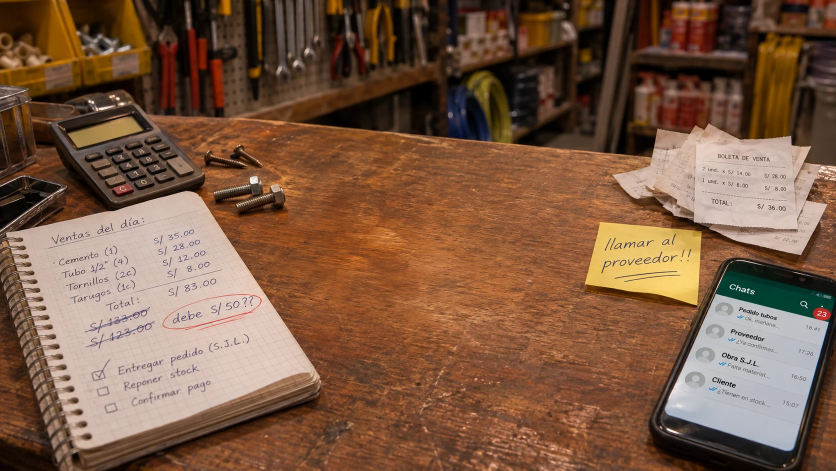
#> input picture brand/sequence/src/antes.webp, 1672 x 941 px (shown at 1/2 size); its folder holds 2 pictures in this run
$ python build_sequence.py
#> lines starting #> are read from the running program, lines starting #| are printed output that depends on the picture; after the words box and inside, x2 and y2 are one past the last pixel; in counts of white or black regions, pixels touching at a corner belong together
"""Genera los fotogramas del scroll "Del cuaderno al sistema".

Entradas (brand/sequence/src/): antes.webp y despues.webp (misma cámara), y ui/laptop.png + ui/phone.png
(interfaces reales que se proyectan en perspectiva sobre las pantallas de despues.webp).

Salida: site/public/sequence/{desktop,mobile}/NNN.webp

Transición en 4 tiempos (marca Kuska: píxeles en escalones + chakana = "juntos"):
  1. El "antes" se pixela por escalones y sus objetos se desprenden en cuadros dorados.
  2. Los cuadros se juntan en una chakana en el centro (la escena se oscurece).
  3. La chakana se deshace y los cuadros viajan a la laptop y al celular.
  4. El "después" se aclara por escalones, con las pantallas encendidas.

Uso:  python brand/sequence/build_sequence.py
"""
from pathlib import Path
import math
import random

import numpy as np
from PIL import Image, ImageDraw, ImageFilter

HERE = Path(__file__).resolve().parent
OUT = HERE.parent.parent / "site" / "public" / "sequence"

FRAMES = 120  # ~1 fotograma cada 15 px de scroll; el canvas interpola entre ellos
W, H = 1600, 900            # lienzo de trabajo
SIZES = {"desktop": (1280, 720, 60), "mobile": (640, 360, 56)}  # ancho, alto, calidad WebP
CELL = 16                   # tamaño del "píxel" de marca
GOLD = [(242, 179, 61), (184, 134, 47)]  # Oro Inti y oro profundo (tejido)

# Esquinas de las pantallas en despues.webp (1672x941): TL, TR, BR, BL
LAPTOP_QUAD = [(380, 204), (921, 185), (957, 506), (390, 556)]
PHONE_QUAD = [(1200, 284), (1336, 290), (1295, 597), (1150, 589)]

random.seed(7)


# ---------------------------------------------------------------- utilidades
def coeffs(dst, src):
    """Coeficientes para Image.transform(PERSPECTIVE): mapea el cuadrilátero dst -> rectángulo src."""
    m = []
    for (x, y), (u, v) in zip(dst, src):
        m.append([x, y, 1, 0, 0, 0, -u * x, -u * y])
        m.append([0, 0, 0, x, y, 1, -v * x, -v * y])
    a = np.array(m, dtype=float)
    b = np.array(src, dtype=float).reshape(8)
    return np.linalg.solve(a, b).tolist()


def rounded(img, r):
    mask = Image.new("L", img.size, 0)
    ImageDraw.Draw(mask).rounded_rectangle([0, 0, img.size[0] - 1, img.size[1] - 1], r, fill=255)
    img = img.convert("RGBA")
    img.putalpha(mask)
    return img


def project(base, ui, quad, radius=0, opacity=0.94):
    """Proyecta la interfaz `ui` sobre `quad` de `base` (con un poco de brillo de pantalla)."""
    ui = rounded(ui, radius) if radius else ui.convert("RGBA")
    w, h = ui.size
    c = coeffs(quad, [(0, 0), (w, 0), (w, h), (0, h)])
    warped = ui.transform(base.size, Image.PERSPECTIVE, c, Image.BICUBIC)
    alpha = warped.getchannel("A").point(lambda a: int(a * opacity))
    warped.putalpha(alpha)
    out = base.convert("RGBA")
    out.alpha_composite(warped)
    # brillo suave alrededor de la pantalla
    glow = Image.new("L", base.size, 0)
    ImageDraw.Draw(glow).polygon(quad, fill=60)
    glow = glow.filter(ImageFilter.GaussianBlur(28))
    tint = Image.new("RGBA", base.size, (242, 179, 61, 0))
    tint.putalpha(glow)
    out.alpha_composite(tint)
    return out.convert("RGB")


def mosaic(img, block):
    if block <= 1:
        return img
    small = img.resize((max(1, img.width // block), max(1, img.height // block)), Image.BILINEAR)
    return small.resize(img.size, Image.NEAREST)


def ease(x):
    x = min(1.0, max(0.0, x))
    return x * x * (3 - 2 * x)


def stepped(x, steps=6):
    """Progreso en escalones (como los escalones de la chakana)."""
    x = min(1.0, max(0.0, x))
    return math.floor(x * steps) / steps


def chakana_cells(cx, cy, size):
    """Celdas (centros) que caen dentro de la chakana de 4 piezas (geometría de build_logo.py)."""
    s = size / 256
    pieces = [
        [(106.5, 123), (24, 123), (24, 90), (46, 90), (46, 68), (68, 68), (68, 46), (90, 46), (90, 24), (123, 24), (123, 106.5), (106.5, 106.5)],
        [(149.5, 123), (232, 123), (232, 90), (210, 90), (210, 68), (188, 68), (188, 46), (166, 46), (166, 24), (133, 24), (133, 106.5), (149.5, 106.5)],
        [(106.5, 133), (24, 133), (24, 166), (46, 166), (46, 188), (68, 188), (68, 210), (90, 210), (90, 232), (123, 232), (123, 149.5), (106.5, 149.5)],
        [(149.5, 133), (232, 133), (232, 166), (210, 166), (210, 188), (188, 188), (188, 210), (166, 210), (166, 232), (133, 232), (133, 149.5), (149.5, 149.5)],
    ]
    mask = Image.new("L", (W, H), 0)
    d = ImageDraw.Draw(mask)
    for p in pieces:
        d.polygon([(cx + (x - 128) * s, cy + (y - 128) * s) for x, y in p], fill=255)
    m = np.array(mask)
    cells = []
    for gy in range(0, H, CELL):
        for gx in range(0, W, CELL):
            if m[gy + CELL // 2 if gy + CELL // 2 < H else gy, gx + CELL // 2 if gx + CELL // 2 < W else gx] > 0:
                cells.append((gx, gy))
    return cells


def diff_cells(a, b, thr=38):
    """Celdas donde cambia la escena (objetos que desaparecen / aparecen)."""
    da = np.abs(np.asarray(a, dtype=np.int16) - np.asarray(b, dtype=np.int16)).mean(axis=2)
    cells = []
    for gy in range(0, H - CELL + 1, CELL):
        for gx in range(0, W - CELL + 1, CELL):
            if da[gy:gy + CELL, gx:gx + CELL].mean() > thr:
                cells.append((gx, gy))
    return cells


# ---------------------------------------------------------------- escena
def main():
    antes = Image.open(HERE / "src" / "antes.webp").convert("RGB")
#> antes is the input picture: PIL image 1672x941 RGB; mean R, G, B 124.1, 90.4, 67.8
    despues = Image.open(HERE / "src" / "despues.webp").convert("RGB")
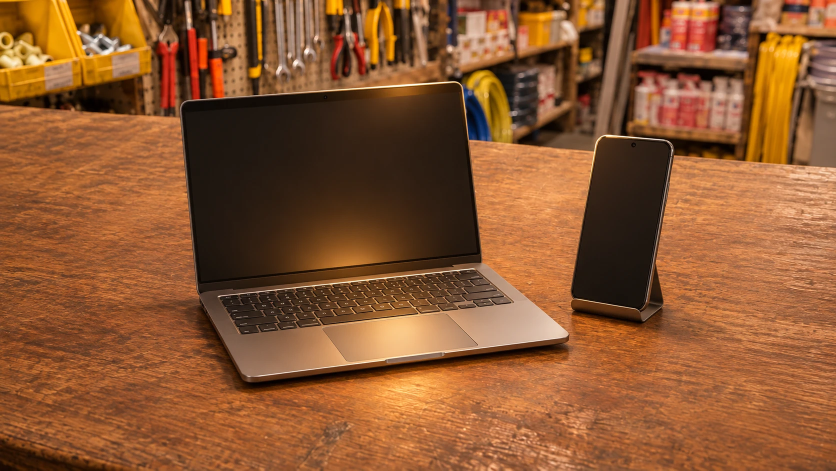
#> input picture brand/sequence/src/despues.webp, 1672 x 941 px (shown at 1/2 size)
#> despues is the input picture: PIL image 1672x941 RGB; mean R, G, B 140.4, 87.3, 49.4
    despues = project(despues, Image.open(HERE / "ui" / "laptop.png"), LAPTOP_QUAD)
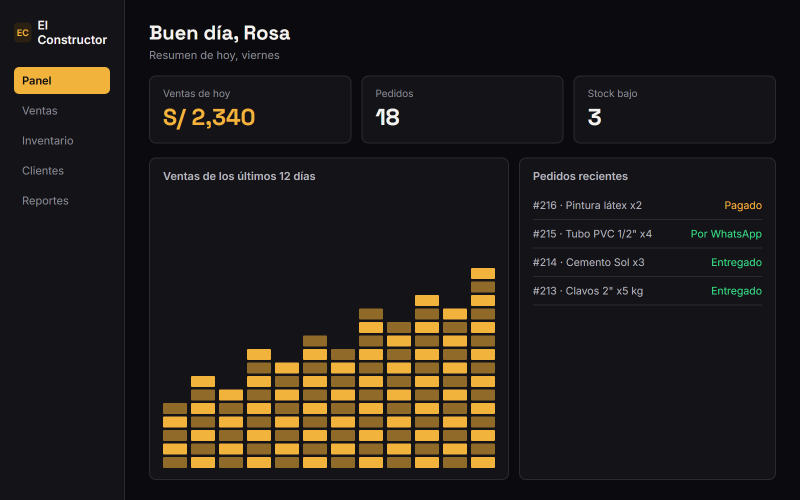
#> input picture brand/sequence/ui/laptop.png, 1600 x 1000 px (shown at 1/2 size)
#> in project, `alpha = warped.getchannel("A").point(lambda a: int(a * opacity))`:
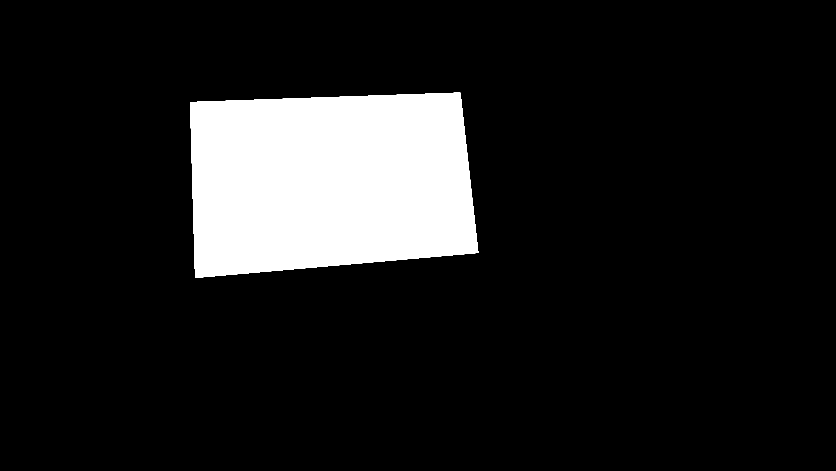
#> alpha: PIL image 1672x941 L (shown at 1/2 size); values 0 (black) and 239 (white), 11.9% white; 1 white region, box (x1, y1, x2, y2) and area: (380, 185, 957, 556) 187215
#> in project, `glow = Image.new("L", base.size, 0)`: glow: PIL image 1672x941 L; every value is 0
#> in project, `ImageDraw.Draw(glow).polygon(quad, fill=60)`: glow: PIL image 1672x941 L; values 0 (black) and 60 (white), 11.9% white; 1 white region, box (x1, y1, x2, y2) and area: (380, 185, 958, 557) 187585
    despues = project(despues, Image.open(HERE / "ui" / "phone.png"), PHONE_QUAD, radius=46, opacity=0.96)
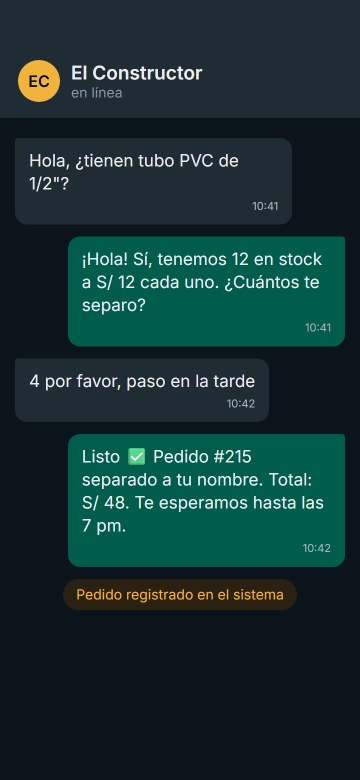
#> input picture brand/sequence/ui/phone.png, 720 x 1560 px (shown at 1/2 size)
#> call 2 of project, with radius = 46, opacity = 0.96
#> in rounded, `mask = Image.new("L", img.size, 0)`: mask: PIL image 720x1560 L; every value is 0
#> in rounded, `ImageDraw.Draw(mask).rounded_rectangle([0, 0, img.size[0] - 1, img.siz..`: mask: PIL image 720x1560 L; 99.8% white; 4 black regions, box (x1, y1, x2, y2) and area: (0, 0, 40, 40) 470, (680, 0, 720, 40) 470, (0, 1520, 40, 1560) 470, (680, 1520, 720, 1560) 470
#> in project (call 2), `ImageDraw.Draw(glow).polygon(quad, fill=60)`: glow: PIL image 1672x941 L; values 0 (black) and 60 (white), 2.8% white; 1 white region, box (x1, y1, x2, y2) and area: (1150, 284, 1337, 598) 43625
#> in project (call 2), `tint.putalpha(glow)`:
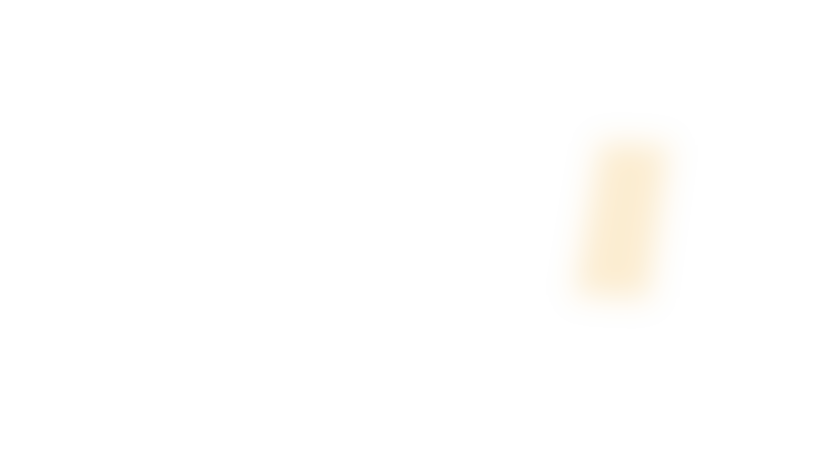
#> tint: PIL image 1672x941 RGBA (shown at 1/2 size); mean R, G, B, A 242, 179, 61, 1.7; transparent parts drawn white
    despues.save(HERE / "src" / "despues-ui.webp", quality=90)

    a = antes.resize((W, H), Image.LANCZOS)
    b = despues.resize((W, H), Image.LANCZOS)

    target_cells = chakana_cells(W // 2, int(H * 0.47), 432)
#> in chakana_cells, `mask = Image.new("L", (W, H), 0)`: mask: PIL image 1600x900 L; every value is 0
#> in chakana_cells, `m = np.array(mask)`: m: shape (900, 1600); 5.3% white; 4 white regions, box (x1, y1, x2, y2) and area: (624, 247, 792, 415) 19226, (808, 247, 976, 415) 19226, (624, 431, 792, 599) 19226, (808, 431, 976, 599) 19226
    n = len(target_cells)
    # Solo objetos sobre el mostrador (los estantes del fondo varían un poco entre imágenes y no deben desprenderse)
    src_pool = [c for c in diff_cells(a, b, thr=45) if c[1] > H * 0.27]
#> in diff_cells, `da = np.abs(np.asarray(a, dtype=np.int16) - np.asarray(b, dtype=np.int..`:
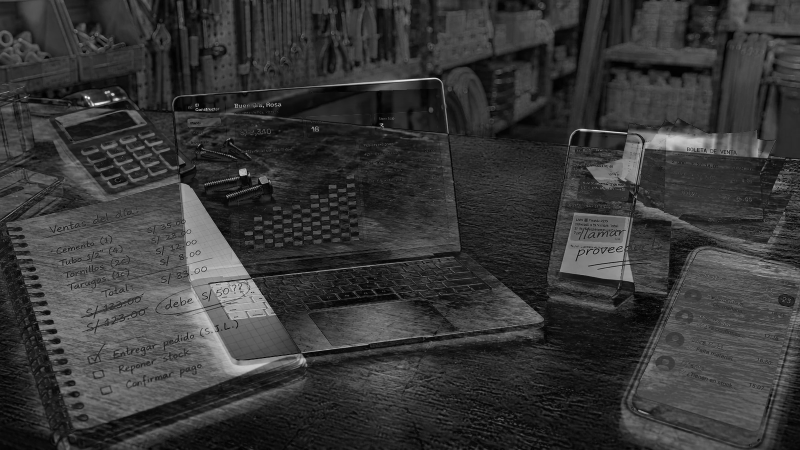
#> da: shape (900, 1600) float64 (shown at 1/2 size); min 0, max 249.7, mean 55.9
#> src_pool = 2349 pairs, first value 0 to 1584, second value 256 to 880
    random.shuffle(src_pool)
    # Origen: objetos del "antes" (cuaderno, recibos, nota, celular) -> dónde cambian las imágenes en la mitad inferior/izq/der
    sources = [src_pool[i % len(src_pool)] for i in range(n)]
#> sources = 299 pairs, first value 0 to 1584, second value 256 to 880
    # Destino final: dentro de las pantallas (y el teclado) del "después"
    sx = W / 1672
    sy = H / 941
    def inside(quad, gx, gy):
#> called with gx = 0, gy = 0
        poly = [(x * sx, y * sy) for x, y in quad]
        img = Image.new("1", (1, 1))
        # prueba punto en polígono (ray casting)
        x, y = gx + CELL / 2, gy + CELL / 2
        c = False
        j = len(poly) - 1
        for i in range(len(poly)):
            xi, yi = poly[i]
            xj, yj = poly[j]
            if (yi > y) != (yj > y) and x < (xj - xi) * (y - yi) / (yj - yi + 1e-9) + xi:
                c = not c
            j = i
        return c
    screen_cells = [(gx, gy) for gy in range(0, H, CELL) for gx in range(0, W, CELL)
                    if inside(LAPTOP_QUAD, gx, gy) or inside(PHONE_QUAD, gx, gy)]
    random.shuffle(screen_cells)
    finals = [screen_cells[i % len(screen_cells)] for i in range(n)]

    starts = [0.06 + 0.22 * random.random() for _ in range(n)]     # cuándo se desprende cada cuadro
    lands = [0.66 + 0.2 * random.random() for _ in range(n)]       # cuándo llega a la pantalla
    random.shuffle(target_cells)

    for size_name, (ow, oh, q) in SIZES.items():
        (OUT / size_name).mkdir(parents=True, exist_ok=True)

    for f in range(FRAMES):
        t = f / (FRAMES - 1)
        # Fondo: pixelado por escalones -> oscurecido -> "después" nítido
        # Pixelado en 12 escalones (antes 7): conserva el estilo de "píxel" pero sin saltos bruscos
        steps = [1, 2, 3, 4, 6, 8, 10, 12, 14, 16, 20, 24]
        if t < 0.5:
            blk = steps[min(11, int(min(1, t / 0.42) * 11.999))]
            mix = ease((t - 0.36) / 0.14)
        else:
            blk = steps[::-1][min(11, int(min(1, max(0, (t - 0.58) / 0.34)) * 11.999))] if t > 0.58 else 24
            mix = 1.0
        bg = Image.blend(mosaic(a, blk), mosaic(b, blk), mix)
        dim = 1 - 0.62 * (ease((t - 0.2) / 0.22) - ease((t - 0.6) / 0.25))
        bg = Image.eval(bg, lambda v, d=dim: int(v * d))

        d = ImageDraw.Draw(bg)
        for k in range(n):
            s0, s1 = starts[k], lands[k]
            if t < s0:
                continue
            (x0, y0), (xc, yc), (x1, y1) = sources[k], target_cells[k], finals[k]
            if t < 0.46:            # vuela a la chakana
                p = ease((t - s0) / max(0.01, 0.44 - s0))
                x = x0 + (xc - x0) * p
                y = y0 + (yc - y0) * p - math.sin(p * math.pi) * 60
            elif t < 0.6:           # chakana formada
                x, y = xc, yc
            elif t < s1:            # viaja a las pantallas
                p = ease((t - 0.6) / max(0.01, s1 - 0.6))
                x = xc + (x1 - xc) * p
                y = yc + (y1 - yc) * p - math.sin(p * math.pi) * 40
            else:
                continue            # ya aterrizó: se funde con la pantalla
            col = GOLD[(k + (int(xc) // CELL + int(yc) // CELL)) % 2]
            d.rectangle([x + 1, y + 1, x + CELL - 2, y + CELL - 2], fill=col)

        for size_name, (ow, oh, q) in SIZES.items():
            bg.resize((ow, oh), Image.LANCZOS).save(OUT / size_name / f"{f:03d}.webp", "WEBP", quality=q, method=6)
        if f % 12 == 0:
            print(f"frame {f}/{FRAMES - 1}")
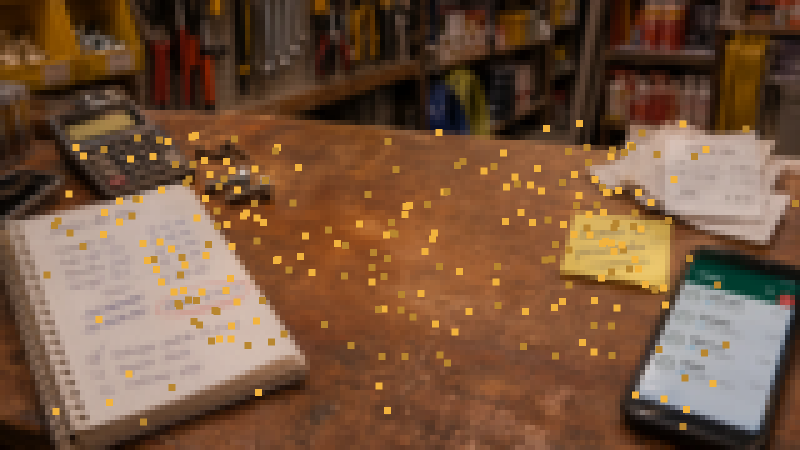
#> bg: PIL image 1600x900 RGB (shown at 1/2 size); mean R, G, B 117.8, 85.7, 62.1

    for size_name in SIZES:
        total = sum(p.stat().st_size for p in (OUT / size_name).glob("*.webp"))
        print(size_name, f"{total / 1024 / 1024:.2f} MB")


if __name__ == "__main__":
#> (the run stopped early here; a loop or call above may not have finished)
